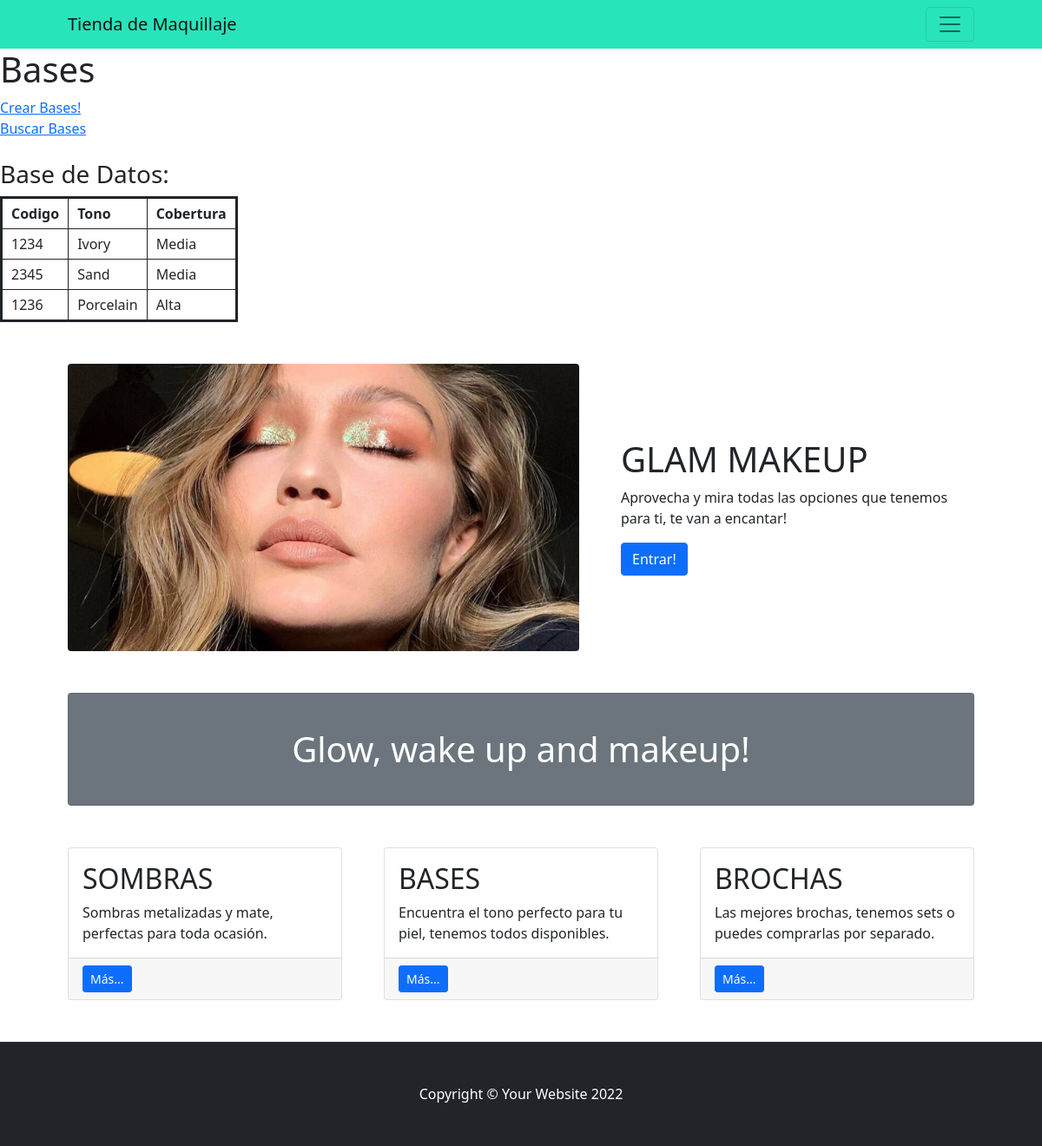
Before: /AppGR/base/ with the older database file.
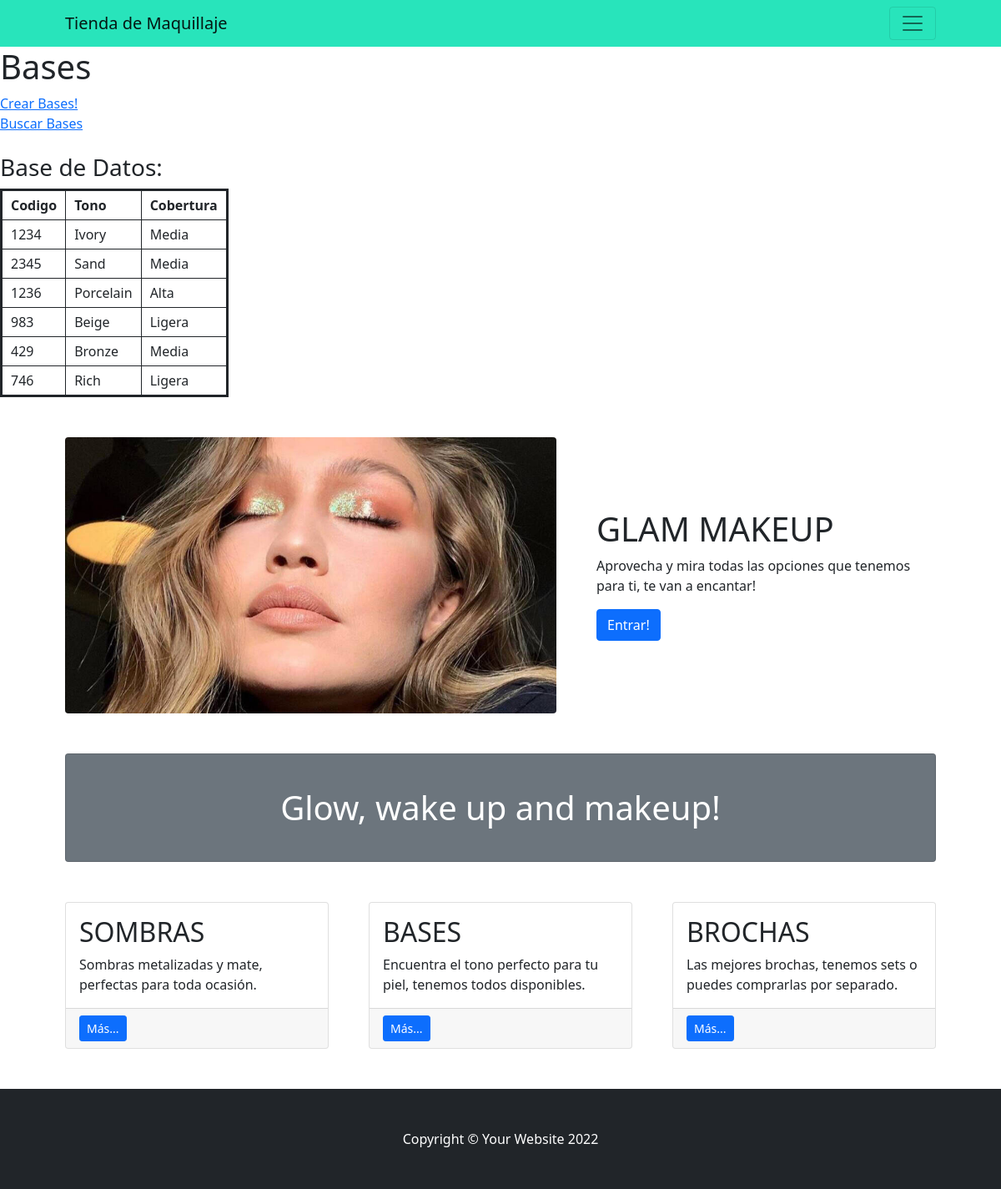
After: the same page with the newer database file.
### AppGR/models.py (models this page shows, shortened)
class Base(models.Model):
    codigo=models.IntegerField()
    tono=models.CharField(max_length=100)
    cobertura=models.CharField(max_length=100)

### AppGR/views.py (the view)
# urls.py: path('base/', views.base, name="base"),
def base(request):
      base = Base.objects.all()
      return render(request, "base.html", {'base': base})

### AppGR/templates/base.html (shortened to what this page needs)
{% extends "padre.html" %}
{% block contenido_base %}
<h1>Bases</h1>
<a href="{% url 'base_formulario' %}">Crear Bases!</a>
<br>
<a href="{% url 'form_busqueda_base' %}">Buscar Bases</a>
<br><br>
<h3>Base de Datos:</h3>
<table class="coder-table">
  <tbody>
    <tr>
      <th>
        <strong>Codigo</strong>
      </th>
      <th>
        <strong>Tono</strong>
      </th>
      <th>
        <strong>Cobertura</strong>
      </th>
    </tr>
    {% for bases in base %}
    <tr>
      <td>{{bases.codigo}}</td>
      <td>{{bases.tono}}</td>
      <td>{{bases.cobertura}}</td>
    </tr>
    {% endfor %}
  </tbody>
</table>
{% endblock contenido_base %}

### AppGR/templates/padre.html (shortened to what this page needs)
{% load static %}
<!DOCTYPE html>
<html lang="en">
    <head>
        <link href="{% static 'AppGR/css/styles.css' %}" rel="stylesheet" />
    </head>
    <body>
        <nav class="navbar navbar-light" style="background-color: #28e4bb;">
            <div class="container px-5">
                <a class="navbar-brand" href="#!">Tienda de Maquillaje</a>
                <button class="navbar-toggler" type="button" data-bs-toggle="collapse" data-bs-target="#navbarSupportedContent" aria-controls="navbarSupportedContent" aria-expanded="false" aria-label="Toggle navigation"><span class="navbar-toggler-icon"></span></button>
            </div>
        </nav>
        {% block contenido_base %}
        {% endblock contenido_base %}
        <div class="container px-4 px-lg-5">
            <div class="row gx-4 gx-lg-5 align-items-center my-5">
                <div class="col-lg-7"><img class="img-fluid rounded mb-4 mb-lg-0" src="{% static 'img/inicio.jpg' %}" alt="" /></div>
                <div class="col-lg-5">
                    <h1 class="font-weight-light">GLAM MAKEUP</h1>
                    <p>Aprovecha y mira todas las opciones que tenemos para ti, te van a encantar!</p>
                    <a class="btn btn-primary" href="#!">Entrar!</a>
                </div>
            </div>
            <div class="card text-white bg-secondary my-5 py-4 text-center">
                <div class="card-body"><h1 class="text-white m-0">Glow, wake up and makeup!</h1></div>
            </div>
            <div class="row gx-4 gx-lg-5">
                <div class="col-md-4 mb-5">
                    <div class="card h-100">
                         <div class="card-body">
                            <h2 class="card-title">SOMBRAS</h2>
                            <p class="card-text">Sombras metalizadas y mate, perfectas para toda ocasión.</p>
                        </div>
                        <div class="card-footer"><a class="btn btn-primary btn-sm" href="#!">Más...</a></div>
                    </div>
                </div>
                <div class="col-md-4 mb-5">
                    <div class="card h-100">
                        <div class="card-body">
                            <h2 class="card-title">BASES</h2>
                            <p class="card-text">Encuentra el tono perfecto para tu piel, tenemos todos disponibles.</p>
                        </div>
                        <div class="card-footer"><a class="btn btn-primary btn-sm" href="#!">Más...</a></div>
                    </div>
                </div>
                <div class="col-md-4 mb-5">
                    <div class="card h-100">
                        <div class="card-body">
                            <h2 class="card-title">BROCHAS</h2>
                            <p class="card-text">Las mejores brochas, tenemos sets o puedes comprarlas por separado.</p>
                        </div>
                        <div class="card-footer"><a class="btn btn-primary btn-sm" href="#!">Más...</a></div>
                    </div>
                </div>
            </div>
        </div>
        <footer class="py-5 bg-dark">
            <div class="container px-4 px-lg-5"><p class="m-0 text-center text-white">Copyright &copy; Your Website 2022</p></div>
        </footer>
    </body>
</html>

### AppGR/templates/base.html (style rules this page uses)
table.coder-table { border:3px solid; }
th, td { border:1px solid; padding:5px 10px; }

Changed rows visible on the page:
added Base: codigo "983", tono "Beige", cobertura "Ligera"
added Base: codigo "429", tono "Bronze", cobertura "Media"
added Base: codigo "746", tono "Rich", cobertura "Ligera"
